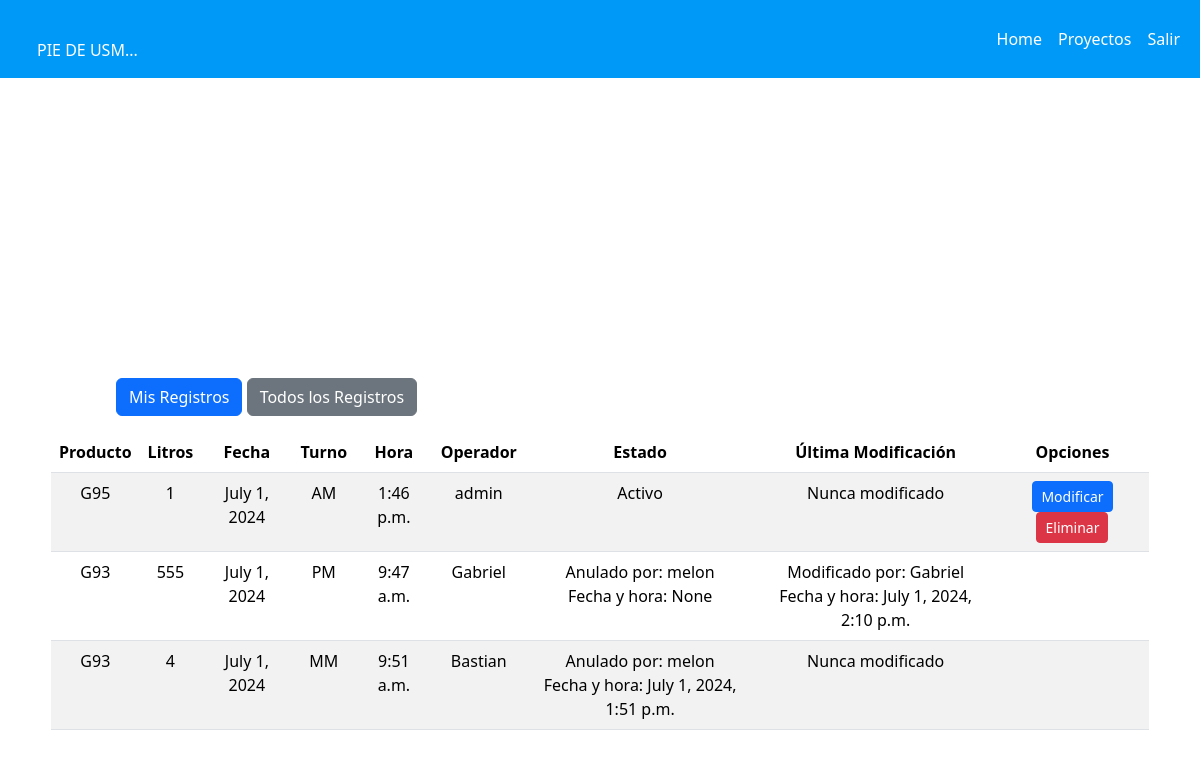
/ListarProyectos/ (signed in), run on the app's committed database.
### core/models.py (models this page shows, shortened)
class Produccion(models.Model):
    producto = models.ForeignKey(Producto, on_delete=models.CASCADE)
    Litros_producido= models.IntegerField()
    fecha_produccion = models.DateField()
    turno= models.CharField(max_length=100,choices=turnos)
    hora_registro = models.TimeField()
    operador= models.ForeignKey(User, on_delete=models.CASCADE)
    anulado = models.BooleanField(default=False)
    usuario_anulacion = models.ForeignKey(User, on_delete=models.SET_NULL, null=True, blank=True, related_name='producciones_anuladas')
    fecha_anulacion = models.DateTimeField(null=True, blank=True)
    modificado_por = models.ForeignKey(User, on_delete=models.SET_NULL, null=True, blank=True, related_name='modificaciones')
    fecha_modificacion = models.DateTimeField(null=True, blank=True)

class Producto(models.Model):
    codigo= models.CharField(max_length=3)
    nombre= models.CharField(max_length=100)
    planta= models.ForeignKey(Planta, on_delete=models.CASCADE)

### core/views.py (the view)
# urls.py: path('ListarProyectos/', views.listar_proyectos, name="ListarProyectos"),
@login_required
def listar_proyectos(request):
    if 'mis_registros' in request.GET:
        registros = Produccion.objects.filter(operador=request.user)
    else:
        registros = Produccion.objects.all()
    return render(request, 'core/listarProyectos.html', {'listado': registros})

### core/templates/core/ListarProyectos.html
{% extends 'core/base.html' %}
{% block content %}
<div class="row justify-content-center">
    <div class="col-11">
        <form method="get" action="{% url 'ListarProyectos' %}">
            <button type="submit" name="mis_registros" value="1" class="btn btn-primary mb-3">Mis Registros</button>
            <button type="submit" class="btn btn-secondary mb-3">Todos los Registros</button>
        </form>
        <div class="table-responsive">
            <table class="table table-striped text-center">
                <thead>
                    <tr>
                        <th>Producto</th>
                        <th>Litros</th>
                        <th>Fecha</th>
                        <th>Turno</th>
                        <th>Hora</th>
                        <th>Operador</th>
                        <th>Estado</th>
                        <th>Última Modificación</th>
                        <th colspan="2">Opciones</th>
                    </tr>
                </thead>
                <tbody>
                    {% for c in listado %}
                    <tr>
                        <td>{{ c.producto.codigo }}</td>
                        <td>{{ c.Litros_producido }}</td>
                        <td>{{ c.fecha_produccion }}</td>
                        <td>{{ c.turno }}</td>
                        <td>{{ c.hora_registro }}</td>
                        <td>{{ c.operador.username }}</td>
                        <td>
                            {% if c.anulado %}
                                Anulado por: {{ c.usuario_anulacion.username }} <br>
                                Fecha y hora: {{ c.fecha_anulacion }}
                            {% else %}
                                Activo
                            {% endif %}
                        </td>
                        <td>
                            {% if c.modificado_por %}
                                Modificado por: {{ c.modificado_por.username }} <br>
                                Fecha y hora: {{ c.fecha_modificacion }}
                            {% else %}
                                Nunca modificado
                            {% endif %}
                        </td>
                        <td>
                            {% if c.operador == request.user %}
                                <a href="{% url 'modificar_producto' c.id %}" class="btn btn-primary btn-sm">Modificar</a>
                                {% if not c.anulado %}
                                    <a href="{% url 'eliminar_producto' c.id %}" class="btn btn-danger btn-sm">Eliminar</a>
                                {% endif %}
                            {% endif %}
                        </td>
                    </tr>
                    {% endfor %}
                </tbody>
            </table>
        </div>
    </div>
</div>
{% endblock %}

### core/static/css/styles.css (style rules this page uses)
form { width: 30%; margin-top: 150px; margin-left: 65px; padding-top:150px ; }

### data on the page
Produccion: producto.codigo "G95", Litros_producido "1", fecha_produccion "July 1, 2024", turno "AM", hora_registro "1:46 p.m.", operador.username "admin", anulado "Activo", shows "Nunca modificado", shows "Modificar"
Produccion: producto.codigo "G93", Litros_producido "555", fecha_produccion "July 1, 2024", turno "PM", hora_registro "9:47 a.m.", operador.username "Gabriel", usuario_anulacion.username "melon", fecha_anulacion "None", modificado_por.username "Gabriel", fecha_modificacion "July 1, 2024, 2:10 p.m."
Produccion: producto.codigo "G93", Litros_producido "4", fecha_produccion "July 1, 2024", turno "MM", hora_registro "9:51 a.m.", operador.username "Bastian", usuario_anulacion.username "melon", fecha_anulacion "July 1, 2024, 1:51 p.m.", shows "Nunca modificado"
